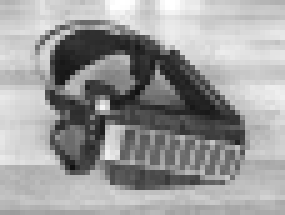
#> input picture input3.jpg, 57 x 43 px (shown 5 times larger)
$ python DiscreteFourierTransform.py
#> lines starting #> are read from the running program, lines starting #| are printed output that depends on the picture
#> further down, imgRGB is the input picture: shape (43, 57, 3); min 16, max 255, mean 155.5
# -*- coding: utf-8 -*-
"""
Spyder Editor

Dies ist eine temporäre Skriptdatei.
"""

import cv2
import numpy as np
from matplotlib import pyplot as plt
import math

def dft(inputImage):
    dimension = inputImage.shape
#> dimension = (43, 57)
    M = dimension[0]
#> M = 43
    N = dimension[1]
#> N = 57

    OutputFT = inputImage

    for m in range(M):
        print (m, " ")
        for n in range (N):
            print(n,  " ")
            sumReal = 0.0
            for k in range(M):
                print(k, " ")
                for l in range(N):
                    print(m, " ", n, " ", k, " ", l, " ")
                    constant = ((2*math.pi*k*m)/M + (2*math.pi*l*N)/N)
                    sumReal += inputImage[k][l] * math.cos(constant)

            OutputFT[m][n] = sumReal
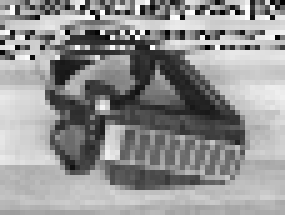
#> OutputFT: shape (43, 57) (shown 5 times larger); min 0, max 255, mean 146.2

    return OutputFT

imgRGB = cv2.imread('input3.jpg')
img = cv2.cvtColor(imgRGB, cv2.COLOR_BGR2GRAY)

#> (the run stopped early here; a loop or call above may not have finished)
